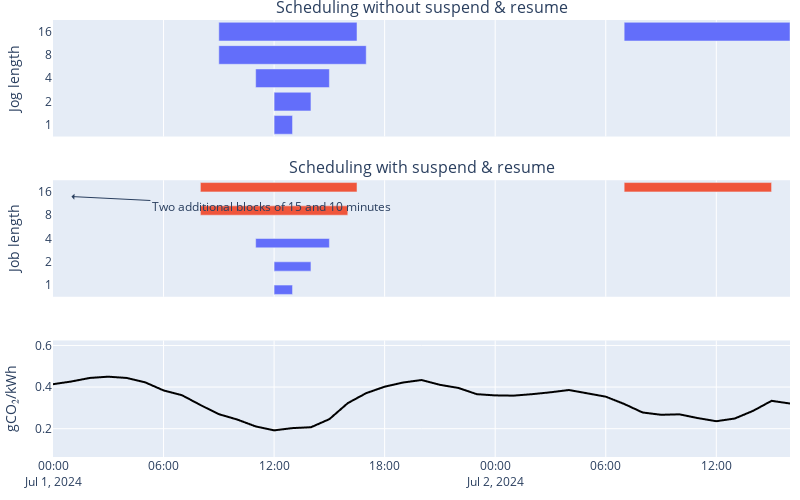
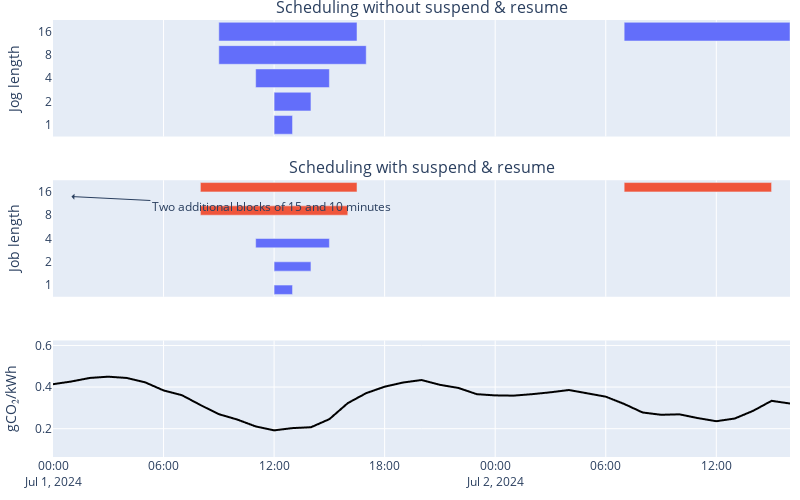

The notebook cell saved with these charts, in order:
### Code cell
compare_traces([
    "suspend-resume_periodic-phases_2_1800_200_24_details",
    "suspend-resume_constant-from-periodic-phases_2_1800_200_24_details"
], 24)

### Figure 1 — Plotly figure (JSON) as saved in the notebook; plotly's stock layout.template omitted (floating-point values rounded to 4 significant figures; data arrays with more than 128 entries replaced by an {"elided": "..."} marker saying what was removed)
{"data": [{"alignmentgroup": "True", "base": ["2024-07-01T12:00:00+00:00", "2024-07-01T12:00:00+00:00", "2024-07-01T11:00:00+00:00", "2024-07-01T09:00:00+00:00", "2024-07-01T09:00:00+00:00", "2024-07-02T07:00:00+00:00"], "customdata": [[43200, 1], [43200, 2], [39600, 4], [32400, 8], [32400, 7.5], [111600, 9]], "hovertemplate": "optimal=good<br>start_time_date=%{base}<br>exit_time_date=%{x}<br>Job length in hours=%{y}<br>start_time=%{customdata[0]}<br>length_hours=%{customdata[1]}<extra></extra>", "legendgroup": "good", "marker": {"color": "#636efa", "pattern": {"shape": ""}}, "name": "good", "offsetgroup": "good", "orientation": "h", "showlegend": true, "textposition": "auto", "type": "bar", "x": [3600000, 7200000, 14400000, 28800000, 27000000, 32400000], "xaxis": "x", "y": ["1", "2", "4", "8", "16", "16"], "yaxis": "y"}, {"alignmentgroup": "True", "base": ["2024-07-01T12:00:00+00:00", "2024-07-01T12:00:00+00:00", "2024-07-01T11:00:00+00:00"], "customdata": [[43200, 1], [43200, 2], [39600, 4]], "hovertemplate": "optimal=good<br>start_time_date=%{base}<br>exit_time_date=%{x}<br>Job length in hours=%{y}<br>start_time=%{customdata[0]}<br>length_hours=%{customdata[1]}<extra></extra>", "legendgroup": "good", "marker": {"color": "#636efa", "pattern": {"shape": ""}}, "name": "good", "offsetgroup": "good", "orientation": "h", "showlegend": true, "textposition": "auto", "type": "bar", "x": [3600000, 7200000, 14400000], "xaxis": "x2", "y": ["1", "2", "4"], "yaxis": "y2"}, {"alignmentgroup": "True", "base": ["2024-07-01T08:00:00+00:00", "2024-07-01T08:00:00+00:00", "2024-07-02T07:00:00+00:00"], "customdata": [[28800, 8], [28800, 8.5], [111600, 8]], "hovertemplate": "optimal=bad<br>start_time_date=%{base}<br>exit_time_date=%{x}<br>Job length in hours=%{y}<br>start_time=%{customdata[0]}<br>length_hours=%{customdata[1]}<extra></extra>", "legendgroup": "bad", "marker": {"color": "#EF553B", "pattern": {"shape": ""}}, "name": "bad", "offsetgroup": "bad", "orientation": "h", "showlegend": true, "textposition": "auto", "type": "bar", "x": [28800000, 30600000, 28800000], "xaxis": "x2", "y": ["8", "16", "16"], "yaxis": "y2"}, {"hovertemplate": "datetime=%{x}<br>carbon_intensity_avg=%{y}<extra></extra>", "legendgroup": "", "line": {"color": "black", "dash": "solid"}, "marker": {"symbol": "circle"}, "mode": "lines", "name": "", "showlegend": false, "type": "scattergl", "x": {"elided": "1440 str values"}, "xaxis": "x3", "y": {"elided": "1440 float values"}, "yaxis": "y3"}], "layout": {"annotations": [{"font": {"size": 16}, "showarrow": false, "text": "Scheduling without suspend & resume", "x": 0.5, "xanchor": "center", "xref": "paper", "y": 1, "yanchor": "bottom", "yref": "paper"}, {"font": {"size": 16}, "showarrow": false, "text": "Scheduling with suspend & resume", "x": 0.5, "xanchor": "center", "xref": "paper", "y": 0.6333, "yanchor": "bottom", "yref": "paper"}, {"arrowhead": 1, "ax": 200, "ay": 10, "showarrow": true, "text": "Two additional blocks of 15 and 10 minutes", "x": "2024-07-01 01:00:00", "xref": "x2", "y": 3.8, "yref": "y2"}, {"arrowhead": 1, "ax": -50, "ay": 35, "showarrow": true, "text": "Two additional blocks of 15 minutes", "x": "2024-07-05 07:07:30", "xref": "x2", "y": 2.8, "yref": "y2"}], "height": 500, "margin": {"b": 10, "l": 10, "r": 10, "t": 20}, "showlegend": false, "width": 800, "xaxis": {"anchor": "y", "domain": [0, 1], "matches": "x3", "range": ["2024-07-01T00:00:00+00:00", "2024-07-02T16:00:00+00:00"], "showticklabels": false, "type": "date"}, "xaxis2": {"anchor": "y2", "domain": [0, 1], "matches": "x3", "range": ["2024-07-01T00:00:00+00:00", "2024-07-02T16:00:00+00:00"], "showticklabels": false, "type": "date"}, "xaxis3": {"anchor": "y3", "domain": [0, 1], "range": ["2024-07-01T00:00:00+00:00", "2024-07-02T16:00:00+00:00"], "type": "date"}, "yaxis": {"anchor": "x", "domain": [0.7333, 1], "range": [-0.5, 4.5], "tickmode": "linear", "title": {"text": "Jog length"}}, "yaxis2": {"anchor": "x2", "domain": [0.3667, 0.6333], "range": [-0.5, 4.5], "tickmode": "linear", "title": {"text": "Job length"}}, "yaxis3": {"anchor": "x3", "domain": [0, 0.2667], "title": {"text": "gCO₂/kWh"}}}}

### Figure 2 — Plotly figure (JSON) as saved in the notebook; plotly's stock layout.template omitted (floating-point values rounded to 4 significant figures; data arrays with more than 128 entries replaced by an {"elided": "..."} marker saying what was removed)
{"data": [{"alignmentgroup": "True", "base": ["2024-07-01T12:00:00+00:00", "2024-07-01T12:00:00+00:00", "2024-07-01T11:00:00+00:00", "2024-07-01T09:00:00+00:00", "2024-07-01T09:00:00+00:00", "2024-07-02T07:00:00+00:00"], "customdata": [[43200, 1], [43200, 2], [39600, 4], [32400, 8], [32400, 7.5], [111600, 9]], "hovertemplate": "optimal=good<br>start_time_date=%{base}<br>exit_time_date=%{x}<br>Job length in hours=%{y}<br>start_time=%{customdata[0]}<br>length_hours=%{customdata[1]}<extra></extra>", "legendgroup": "good", "marker": {"color": "#636efa", "pattern": {"shape": ""}}, "name": "good", "offsetgroup": "good", "orientation": "h", "showlegend": true, "textposition": "auto", "type": "bar", "x": [3600000, 7200000, 14400000, 28800000, 27000000, 32400000], "xaxis": "x", "y": ["1", "2", "4", "8", "16", "16"], "yaxis": "y"}, {"alignmentgroup": "True", "base": ["2024-07-01T12:00:00+00:00", "2024-07-01T12:00:00+00:00", "2024-07-01T11:00:00+00:00"], "customdata": [[43200, 1], [43200, 2], [39600, 4]], "hovertemplate": "optimal=good<br>start_time_date=%{base}<br>exit_time_date=%{x}<br>Job length in hours=%{y}<br>start_time=%{customdata[0]}<br>length_hours=%{customdata[1]}<extra></extra>", "legendgroup": "good", "marker": {"color": "#636efa", "pattern": {"shape": ""}}, "name": "good", "offsetgroup": "good", "orientation": "h", "showlegend": true, "textposition": "auto", "type": "bar", "x": [3600000, 7200000, 14400000], "xaxis": "x2", "y": ["1", "2", "4"], "yaxis": "y2"}, {"alignmentgroup": "True", "base": ["2024-07-01T08:00:00+00:00", "2024-07-01T08:00:00+00:00", "2024-07-02T07:00:00+00:00"], "customdata": [[28800, 8], [28800, 8.5], [111600, 8]], "hovertemplate": "optimal=bad<br>start_time_date=%{base}<br>exit_time_date=%{x}<br>Job length in hours=%{y}<br>start_time=%{customdata[0]}<br>length_hours=%{customdata[1]}<extra></extra>", "legendgroup": "bad", "marker": {"color": "#EF553B", "pattern": {"shape": ""}}, "name": "bad", "offsetgroup": "bad", "orientation": "h", "showlegend": true, "textposition": "auto", "type": "bar", "x": [28800000, 30600000, 28800000], "xaxis": "x2", "y": ["8", "16", "16"], "yaxis": "y2"}, {"hovertemplate": "datetime=%{x}<br>carbon_intensity_avg=%{y}<extra></extra>", "legendgroup": "", "line": {"color": "black", "dash": "solid"}, "marker": {"symbol": "circle"}, "mode": "lines", "name": "", "showlegend": false, "type": "scattergl", "x": {"elided": "1440 str values"}, "xaxis": "x3", "y": {"elided": "1440 float values"}, "yaxis": "y3"}], "layout": {"annotations": [{"font": {"size": 16}, "showarrow": false, "text": "Scheduling without suspend & resume", "x": 0.5, "xanchor": "center", "xref": "paper", "y": 1, "yanchor": "bottom", "yref": "paper"}, {"font": {"size": 16}, "showarrow": false, "text": "Scheduling with suspend & resume", "x": 0.5, "xanchor": "center", "xref": "paper", "y": 0.6333, "yanchor": "bottom", "yref": "paper"}, {"arrowhead": 1, "ax": 200, "ay": 10, "showarrow": true, "text": "Two additional blocks of 15 and 10 minutes", "x": "2024-07-01 01:00:00", "xref": "x2", "y": 3.8, "yref": "y2"}, {"arrowhead": 1, "ax": -50, "ay": 35, "showarrow": true, "text": "Two additional blocks of 15 minutes", "x": "2024-07-05 07:07:30", "xref": "x2", "y": 2.8, "yref": "y2"}], "height": 500, "margin": {"b": 10, "l": 10, "r": 10, "t": 20}, "showlegend": false, "width": 800, "xaxis": {"anchor": "y", "domain": [0, 1], "matches": "x3", "range": ["2024-07-01T00:00:00+00:00", "2024-07-02T16:00:00+00:00"], "showticklabels": false, "type": "date"}, "xaxis2": {"anchor": "y2", "domain": [0, 1], "matches": "x3", "range": ["2024-07-01T00:00:00+00:00", "2024-07-02T16:00:00+00:00"], "showticklabels": false, "type": "date"}, "xaxis3": {"anchor": "y3", "domain": [0, 1], "range": ["2024-07-01T00:00:00+00:00", "2024-07-02T16:00:00+00:00"], "type": "date"}, "yaxis": {"anchor": "x", "domain": [0.7333, 1], "range": [-0.5, 4.5], "tickmode": "linear", "title": {"text": "Jog length"}}, "yaxis2": {"anchor": "x2", "domain": [0.3667, 0.6333], "range": [-0.5, 4.5], "tickmode": "linear", "title": {"text": "Job length"}}, "yaxis3": {"anchor": "x3", "domain": [0, 0.2667], "title": {"text": "gCO₂/kWh"}}}}
